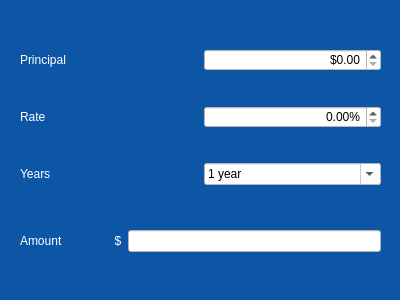
<?xml version="1.0" encoding="UTF-8"?>
<ui version="4.0">
 <class>interestUI</class>
 <widget class="QDialog" name="interestUI">
  <property name="geometry">
   <rect>
    <x>0</x>
    <y>0</y>
    <width>400</width>
    <height>300</height>
   </rect>
  </property>
  <property name="windowTitle">
   <string>Interest Caculator</string>
  </property>
  <property name="styleSheet">
   <string notr="true">QWidget{
background-color: #0D56A6;

gridline-color: qradialgradient(spread:repeat, cx:0.5, cy:0.5, radius:0.077, fx:0.5, fy:0.5, stop:0 rgba(0, 169, 255, 147), stop:0.497326 rgba(0, 0, 0, 147), stop:1 rgba(0, 169, 255, 147));
}

QDoubleSpinBox{
background-color:#FFFFFF;

}

QComboBox{
font: 14pt &quot;Helvetica&quot;;
background-color: #FFFFFF;
}

QLineEdit{
background-color:#FFFFFF;
}

QLabel{
color: white;
}</string>
  </property>
  <widget class="QWidget" name="verticalLayoutWidget">
   <property name="geometry">
    <rect>
     <x>20</x>
     <y>20</y>
     <width>361</width>
     <height>261</height>
    </rect>
   </property>
   <layout class="QVBoxLayout" name="verticalLayout">
    <item>
     <layout class="QHBoxLayout" name="horizontalLayout_2">
      <item>
       <widget class="QLabel" name="label_2">
        <property name="text">
         <string>Principal</string>
        </property>
       </widget>
      </item>
      <item>
       <widget class="QDoubleSpinBox" name="principal">
        <property name="alignment">
         <set>Qt::AlignRight|Qt::AlignTrailing|Qt::AlignVCenter</set>
        </property>
        <property name="prefix">
         <string>$</string>
        </property>
       </widget>
      </item>
     </layout>
    </item>
    <item>
     <layout class="QHBoxLayout" name="horizontalLayout_4">
      <item>
       <widget class="QLabel" name="label">
        <property name="text">
         <string>Rate</string>
        </property>
       </widget>
      </item>
      <item>
       <widget class="QDoubleSpinBox" name="rate">
        <property name="alignment">
         <set>Qt::AlignRight|Qt::AlignTrailing|Qt::AlignVCenter</set>
        </property>
        <property name="suffix">
         <string>%</string>
        </property>
       </widget>
      </item>
     </layout>
    </item>
    <item>
     <layout class="QHBoxLayout" name="horizontalLayout_3">
      <item>
       <widget class="QLabel" name="label_3">
        <property name="text">
         <string>Years</string>
        </property>
       </widget>
      </item>
      <item>
       <widget class="QComboBox" name="years">
        <property name="layoutDirection">
         <enum>Qt::LeftToRight</enum>
        </property>
        <property name="styleSheet">
         <string notr="true"/>
        </property>
        <property name="editable">
         <bool>true</bool>
        </property>
        <property name="sizeAdjustPolicy">
         <enum>QComboBox::AdjustToContents</enum>
        </property>
        <property name="iconSize">
         <size>
          <width>20</width>
          <height>20</height>
         </size>
        </property>
        <item>
         <property name="text">
          <string>1 year</string>
         </property>
        </item>
        <item>
         <property name="text">
          <string>2 year</string>
         </property>
        </item>
        <item>
         <property name="text">
          <string>3 year</string>
         </property>
        </item>
        <item>
         <property name="text">
          <string> 4 years</string>
         </property>
        </item>
       </widget>
      </item>
     </layout>
    </item>
    <item>
     <spacer name="verticalSpacer">
      <property name="orientation">
       <enum>Qt::Vertical</enum>
      </property>
      <property name="sizeType">
       <enum>QSizePolicy::Ignored</enum>
      </property>
      <property name="sizeHint" stdset="0">
       <size>
        <width>20</width>
        <height>10</height>
       </size>
      </property>
     </spacer>
    </item>
    <item>
     <layout class="QHBoxLayout" name="horizontalLayout">
      <item>
       <widget class="QLabel" name="label_4">
        <property name="text">
         <string>Amount                $</string>
        </property>
       </widget>
      </item>
      <item>
       <widget class="QLineEdit" name="lineEdit">
        <property name="mouseTracking">
         <bool>false</bool>
        </property>
        <property name="alignment">
         <set>Qt::AlignRight|Qt::AlignTrailing|Qt::AlignVCenter</set>
        </property>
       </widget>
      </item>
     </layout>
    </item>
   </layout>
  </widget>
 </widget>
 <resources/>
 <connections/>
</ui>
